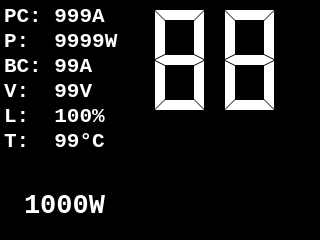
<?xml version="1.0" encoding="UTF-8"?>
<ui version="4.0">
 <class>MainWindow</class>
 <widget class="QMainWindow" name="MainWindow">
  <property name="geometry">
   <rect>
    <x>0</x>
    <y>0</y>
    <width>320</width>
    <height>240</height>
   </rect>
  </property>
  <property name="sizePolicy">
   <sizepolicy hsizetype="Minimum" vsizetype="Minimum">
    <horstretch>0</horstretch>
    <verstretch>0</verstretch>
   </sizepolicy>
  </property>
  <property name="minimumSize">
   <size>
    <width>320</width>
    <height>240</height>
   </size>
  </property>
  <property name="maximumSize">
   <size>
    <width>640</width>
    <height>48000</height>
   </size>
  </property>
  <property name="focusPolicy">
   <enum>Qt::WheelFocus</enum>
  </property>
  <property name="windowTitle">
   <string>MainWindow</string>
  </property>
  <property name="windowOpacity">
   <double>1.000000000000000</double>
  </property>
  <property name="styleSheet">
   <string notr="true">background-color: rgb(0, 0, 0);</string>
  </property>
  <property name="tabShape">
   <enum>QTabWidget::Triangular</enum>
  </property>
  <widget class="QWidget" name="centralwidget">
   <property name="minimumSize">
    <size>
     <width>640</width>
     <height>480</height>
    </size>
   </property>
   <property name="maximumSize">
    <size>
     <width>640</width>
     <height>480</height>
    </size>
   </property>
   <widget class="QLCDNumber" name="main_speed">
    <property name="geometry">
     <rect>
      <x>140</x>
      <y>0</y>
      <width>161</width>
      <height>121</height>
     </rect>
    </property>
    <property name="sizePolicy">
     <sizepolicy hsizetype="Fixed" vsizetype="Fixed">
      <horstretch>0</horstretch>
      <verstretch>0</verstretch>
     </sizepolicy>
    </property>
    <property name="font">
     <font>
      <kerning>false</kerning>
     </font>
    </property>
    <property name="cursor">
     <cursorShape>BlankCursor</cursorShape>
    </property>
    <property name="styleSheet">
     <string notr="true">color: rgb(255, 255, 255);
background: rgba(0,0,0,0.0);</string>
    </property>
    <property name="smallDecimalPoint">
     <bool>true</bool>
    </property>
    <property name="digitCount">
     <number>2</number>
    </property>
    <property name="mode">
     <enum>QLCDNumber::Dec</enum>
    </property>
    <property name="segmentStyle">
     <enum>QLCDNumber::Flat</enum>
    </property>
    <property name="value" stdset="0">
     <double>88.000000000000000</double>
    </property>
    <property name="intValue" stdset="0">
     <number>88</number>
    </property>
   </widget>
   <widget class="QChartView" name="chart" native="true">
    <property name="geometry">
     <rect>
      <x>130</x>
      <y>120</y>
      <width>181</width>
      <height>121</height>
     </rect>
    </property>
    <property name="sizePolicy">
     <sizepolicy hsizetype="Fixed" vsizetype="Fixed">
      <horstretch>0</horstretch>
      <verstretch>0</verstretch>
     </sizepolicy>
    </property>
    <property name="minimumSize">
     <size>
      <width>0</width>
      <height>0</height>
     </size>
    </property>
    <property name="maximumSize">
     <size>
      <width>1666</width>
      <height>16666</height>
     </size>
    </property>
    <property name="font">
     <font>
      <pointsize>60</pointsize>
     </font>
    </property>
    <property name="cursor">
     <cursorShape>BlankCursor</cursorShape>
    </property>
    <property name="autoFillBackground">
     <bool>false</bool>
    </property>
    <property name="styleSheet">
     <string notr="true">background-color: rgb(0, 0, 0, 0.0);
color: rgb(255, 255, 255);
border-bottom: none;</string>
    </property>
   </widget>
   <widget class="QPlainTextEdit" name="esc_a_desc">
    <property name="geometry">
     <rect>
      <x>0</x>
      <y>0</y>
      <width>121</width>
      <height>151</height>
     </rect>
    </property>
    <property name="sizePolicy">
     <sizepolicy hsizetype="Fixed" vsizetype="Fixed">
      <horstretch>0</horstretch>
      <verstretch>0</verstretch>
     </sizepolicy>
    </property>
    <property name="font">
     <font>
      <family>Consolas</family>
      <pointsize>16</pointsize>
      <weight>75</weight>
      <italic>false</italic>
      <bold>true</bold>
     </font>
    </property>
    <property name="cursor" stdset="0">
     <cursorShape>BlankCursor</cursorShape>
    </property>
    <property name="focusPolicy">
     <enum>Qt::NoFocus</enum>
    </property>
    <property name="contextMenuPolicy">
     <enum>Qt::NoContextMenu</enum>
    </property>
    <property name="acceptDrops">
     <bool>false</bool>
    </property>
    <property name="styleSheet">
     <string notr="true">color: rgb(255, 255, 255);
font: 16pt &quot;Consolas&quot;;
font-weight: bold;
text-align: center;</string>
    </property>
    <property name="inputMethodHints">
     <set>Qt::ImhNone</set>
    </property>
    <property name="frameShape">
     <enum>QFrame::NoFrame</enum>
    </property>
    <property name="frameShadow">
     <enum>QFrame::Plain</enum>
    </property>
    <property name="lineWidth">
     <number>0</number>
    </property>
    <property name="verticalScrollBarPolicy">
     <enum>Qt::ScrollBarAlwaysOff</enum>
    </property>
    <property name="horizontalScrollBarPolicy">
     <enum>Qt::ScrollBarAlwaysOff</enum>
    </property>
    <property name="documentTitle">
     <string notr="true"/>
    </property>
    <property name="undoRedoEnabled">
     <bool>false</bool>
    </property>
    <property name="lineWrapMode">
     <enum>QPlainTextEdit::NoWrap</enum>
    </property>
    <property name="readOnly">
     <bool>true</bool>
    </property>
    <property name="plainText">
     <string>PC: 999A
P:  9999W
BC: 99A
V:  99V
L:  100%
T:  99°С</string>
    </property>
    <property name="overwriteMode">
     <bool>true</bool>
    </property>
    <property name="textInteractionFlags">
     <set>Qt::NoTextInteraction</set>
    </property>
   </widget>
   <widget class="QPushButton" name="gpio_button">
    <property name="geometry">
     <rect>
      <x>330</x>
      <y>40</y>
      <width>121</width>
      <height>31</height>
     </rect>
    </property>
    <property name="font">
     <font>
      <family>Consolas</family>
      <pointsize>18</pointsize>
     </font>
    </property>
    <property name="styleSheet">
     <string notr="true">color: rgba(255, 255, 255, 0);
background-color: rgba(0, 100, 0, 0);
border: none;
</string>
    </property>
    <property name="text">
     <string>GPIO</string>
    </property>
   </widget>
   <widget class="QLineEdit" name="left_param">
    <property name="geometry">
     <rect>
      <x>20</x>
      <y>190</y>
      <width>91</width>
      <height>31</height>
     </rect>
    </property>
    <property name="sizePolicy">
     <sizepolicy hsizetype="Fixed" vsizetype="Fixed">
      <horstretch>0</horstretch>
      <verstretch>0</verstretch>
     </sizepolicy>
    </property>
    <property name="font">
     <font>
      <family>Consolas</family>
      <pointsize>20</pointsize>
      <weight>75</weight>
      <bold>true</bold>
     </font>
    </property>
    <property name="cursor">
     <cursorShape>ArrowCursor</cursorShape>
    </property>
    <property name="styleSheet">
     <string notr="true">color: rgb(255, 255, 255);</string>
    </property>
    <property name="text">
     <string>1000W</string>
    </property>
    <property name="alignment">
     <set>Qt::AlignCenter</set>
    </property>
    <property name="readOnly">
     <bool>true</bool>
    </property>
   </widget>
  </widget>
 </widget>
 <customwidgets>
  <customwidget>
   <class>QChartView</class>
   <extends>QWidget</extends>
   <header>PyQt5.QtChart</header>
   <container>1</container>
  </customwidget>
 </customwidgets>
 <resources/>
 <connections/>
</ui>
